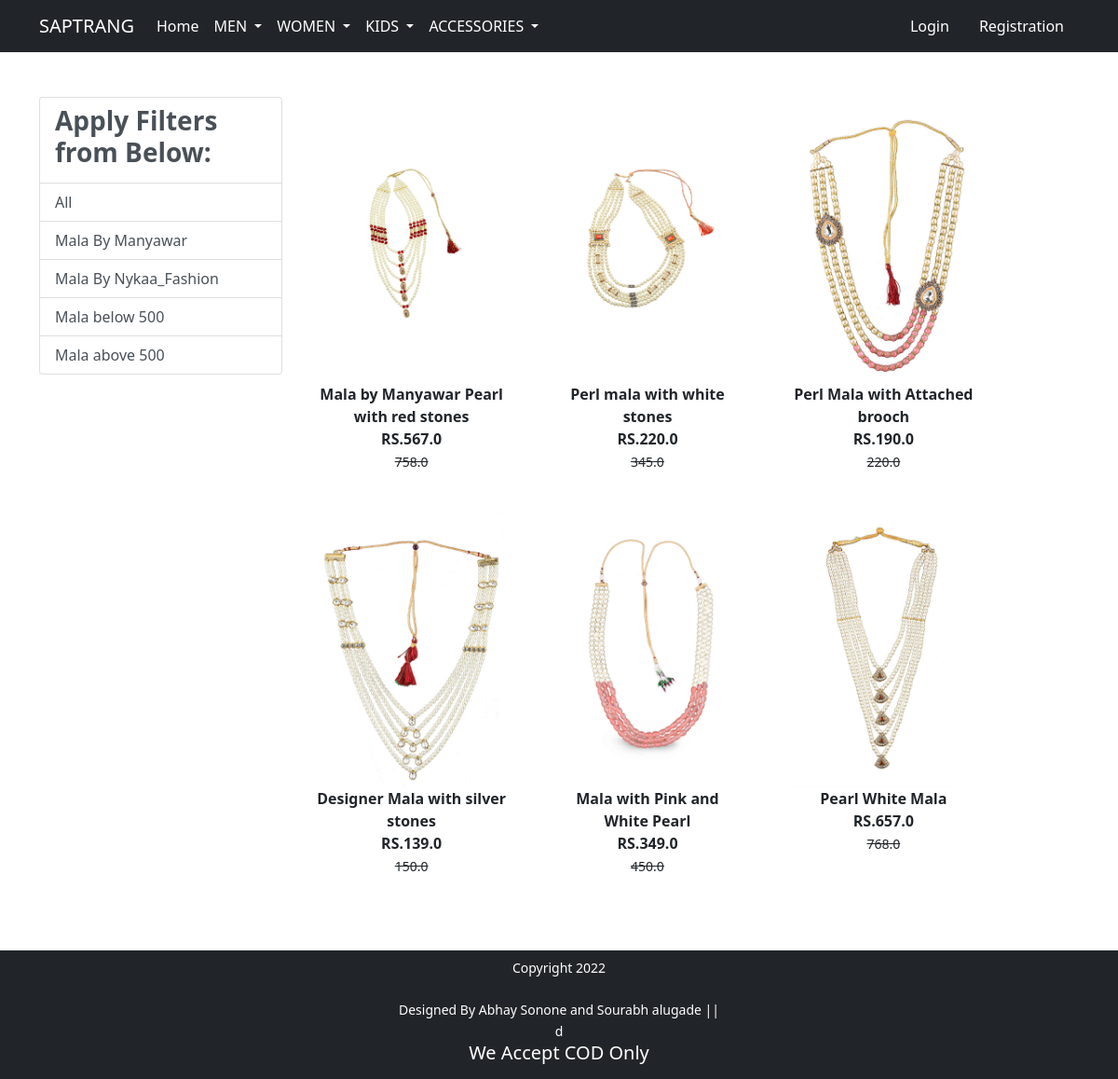
Screenshot of /mala/ with the database file from the repository.
### app/models.py (models this page shows, shortened)
class Product(models.Model):
    title =models.CharField(max_length=100)
    selling_price =models.FloatField()
    discounted_price = models.FloatField()
    description = models.TextField()
    brand = models.CharField(max_length=100)
    category= models.CharField(choices=CATEGORY_CHOICES,max_length=5)
    product_image = models.ImageField(upload_to ="productimg")

### app/views.py (the view)
# urls.py: path('mala/', views.mala, name='mala'),
def mala(request, data=None):
    totalitem=0
    if data == None:
        mala = Product.objects.filter(category='ml')
    elif data=='Manyawar' or data=='Nykaa_Fashion':
        mala = Product.objects.filter(category='ml').filter(brand=data)
    elif data=='below':
        mala=Product.objects.filter(category='ml').filter(discounted_price__lt=500)
    elif data=='above':
        mala=Product.objects.filter(category='ml').filter(discounted_price__gt=500)
    if request.user.is_authenticated:
         totalitem= len(Cart.objects.filter(user=request.user))
    return render(request, 'app/mala.html',{'mala':mala,'totalitem':totalitem})

### app/templates/app/mala.html (shortened to what this page needs)
{% extends 'app/base.html' %}
{% load static %}
{% block main-content %}
<body>
<div class="container my-5  ">
 <div class="row">
  <div class="col-sm-3">
    <div class="list-group">
        <a href="#" class="list-group-item
         list-group-item-action" aria-current="true" ><h3 class="fw-bold">Apply Filters from Below:</h3></a>
        <a href="{% url 'mala' %}" class="list-group-item
         list-group-item-action" aria-current="true">All</a>
         <a href="{% url 'maladata' 'Manyawar' %}" class="list-group-item
         list-group-item-action" aria-current="true">Mala By Manyawar</a>
         <a href="{% url 'maladata' 'Nykaa_Fashion' %}" class="list-group-item
         list-group-item-action" aria-current="true">Mala By Nykaa_Fashion</a>
         <a href="{% url 'maladata' 'below' %}" class="list-group-item
         list-group-item-action" aria-current="true">Mala below 500</a>
         <a href="{% url 'maladata' 'above' %}" class="list-group-item
         list-group-item-action" aria-current="true">Mala above 500</a>
    </div>
  </div>
  <div class="col-sm-8">
      <div class="row">
          {% for product in mala %}
           <div class="col-sm-4 text-center mb-4">
               <a href="{% url 'product-detail' product.id %}" class="btn">
                   <div class="item">
                       <img src="{{product.product_image.url}}" alt="" height="300" class="">
                       <div class="fw-bold">{{product.description}}</div>
                       <div class="fw-bold">RS.{{product.discounted_price}}</div>
                       <small class="fw-light text-decoration-line-through">{{product.selling_price}}</small>
                   </div>
                </a>
            </div>
            {% endfor %}
        </div>
  </div>
 </div>
</div>
</body>
{% endblock main-content %}

### rows the page displays
Product: product_image (picture), description "Mala by Manyawar Pearl with red stones", discounted_price "567.0", selling_price "758.0"
Product: product_image (picture), description "Perl mala with white stones", discounted_price "220.0", selling_price "345.0"
Product: product_image (picture), description "Perl Mala with Attached brooch", discounted_price "190.0", selling_price "220.0"
Product: product_image (picture), description "Designer Mala with silver stones", discounted_price "139.0", selling_price "150.0"
Product: product_image (picture), description "Mala with Pink and White Pearl", discounted_price "349.0", selling_price "450.0"
Product: product_image (picture), description "Pearl White Mala", discounted_price "657.0", selling_price "768.0"
